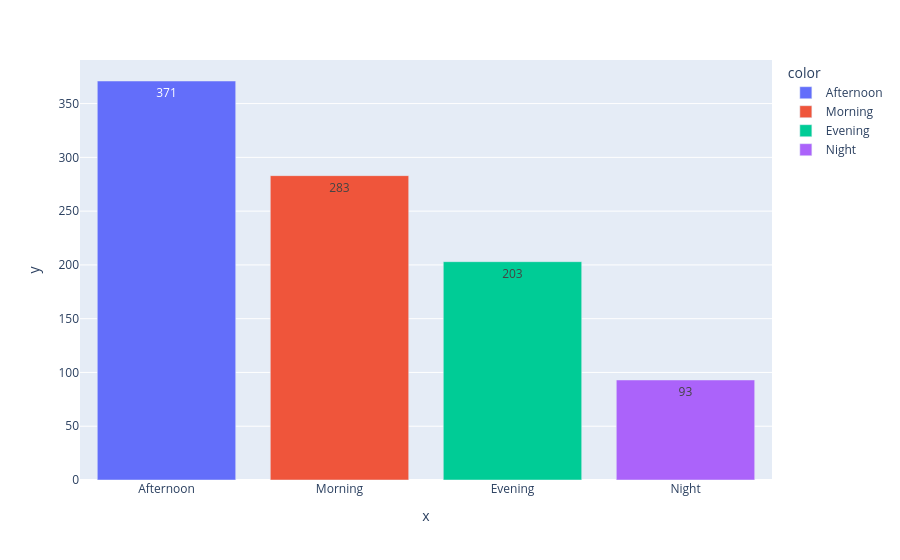
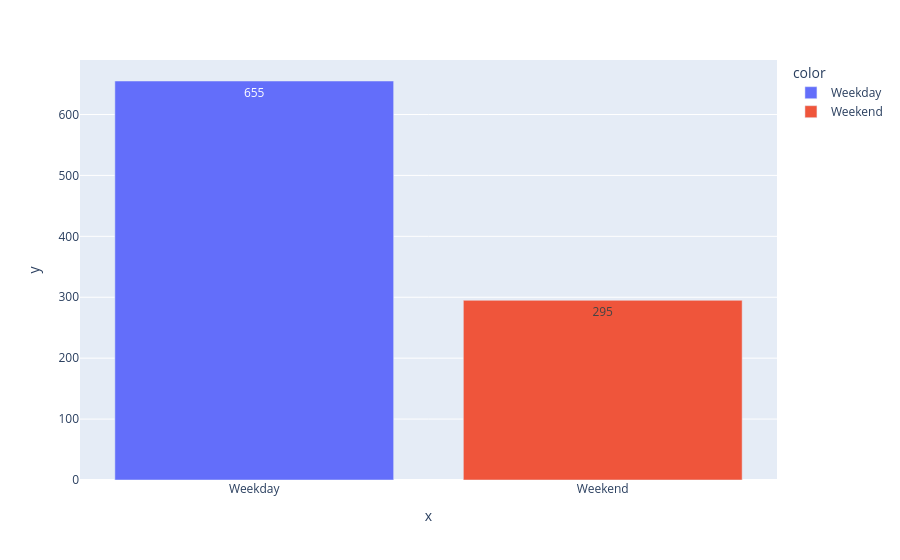
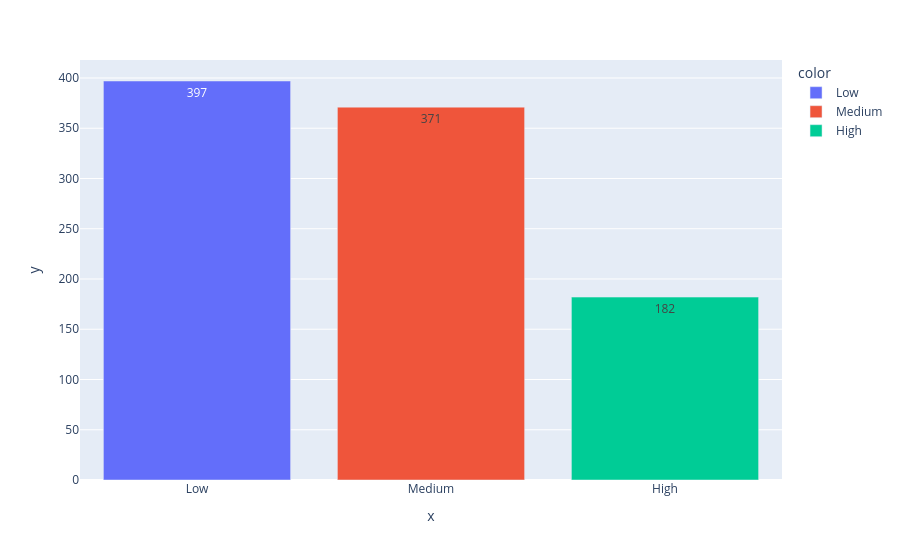
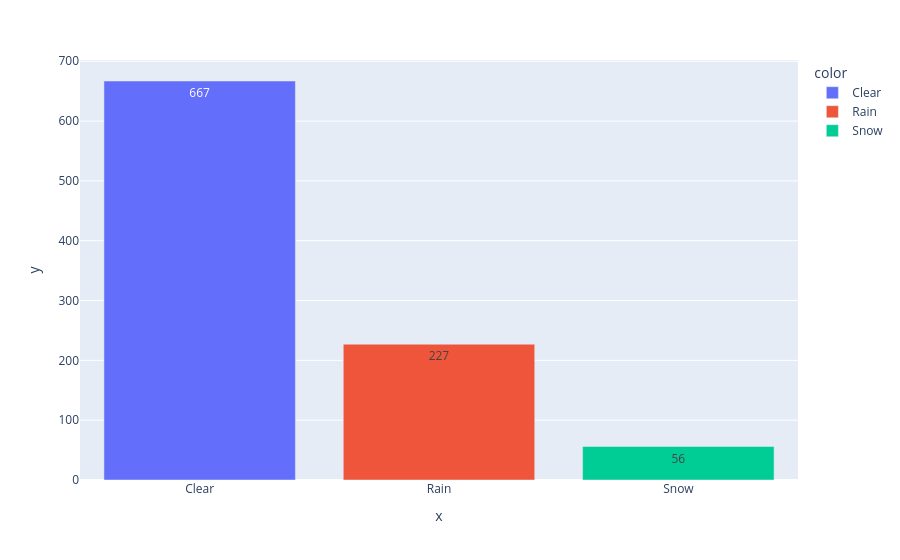

Notebook source saved alongside these figures, in order:
### Code cell
# Appliquer la fonction countplot_func
for col in cat_data:
    countplot_func(col)

### Figure 1 — Plotly figure (JSON) as saved in the notebook; plotly's stock layout.template omitted (floating-point values rounded to 4 significant figures)
{"data": [{"hovertemplate": "color=Afternoon<br>x=%{x}<br>y=%{y}<extra></extra>", "legendgroup": "Afternoon", "marker": {"color": "#636efa", "pattern": {"shape": ""}}, "name": "Afternoon", "orientation": "v", "showlegend": true, "textposition": "auto", "texttemplate": "%{y}", "type": "bar", "x": ["Afternoon"], "xaxis": "x", "y": [371], "yaxis": "y"}, {"hovertemplate": "color=Morning<br>x=%{x}<br>y=%{y}<extra></extra>", "legendgroup": "Morning", "marker": {"color": "#EF553B", "pattern": {"shape": ""}}, "name": "Morning", "orientation": "v", "showlegend": true, "textposition": "auto", "texttemplate": "%{y}", "type": "bar", "x": ["Morning"], "xaxis": "x", "y": [283], "yaxis": "y"}, {"hovertemplate": "color=Evening<br>x=%{x}<br>y=%{y}<extra></extra>", "legendgroup": "Evening", "marker": {"color": "#00cc96", "pattern": {"shape": ""}}, "name": "Evening", "orientation": "v", "showlegend": true, "textposition": "auto", "texttemplate": "%{y}", "type": "bar", "x": ["Evening"], "xaxis": "x", "y": [203], "yaxis": "y"}, {"hovertemplate": "color=Night<br>x=%{x}<br>y=%{y}<extra></extra>", "legendgroup": "Night", "marker": {"color": "#ab63fa", "pattern": {"shape": ""}}, "name": "Night", "orientation": "v", "showlegend": true, "textposition": "auto", "texttemplate": "%{y}", "type": "bar", "x": ["Night"], "xaxis": "x", "y": [93], "yaxis": "y"}], "layout": {"barmode": "relative", "legend": {"title": {"text": "color"}, "tracegroupgap": 0}, "margin": {"t": 60}, "xaxis": {"anchor": "y", "domain": [0, 1], "title": {"text": "x"}}, "yaxis": {"anchor": "x", "domain": [0, 1], "title": {"text": "y"}}}}

### Figure 2 — Plotly figure (JSON) as saved in the notebook; plotly's stock layout.template omitted (floating-point values rounded to 4 significant figures)
{"data": [{"hovertemplate": "color=Weekday<br>x=%{x}<br>y=%{y}<extra></extra>", "legendgroup": "Weekday", "marker": {"color": "#636efa", "pattern": {"shape": ""}}, "name": "Weekday", "orientation": "v", "showlegend": true, "textposition": "auto", "texttemplate": "%{y}", "type": "bar", "x": ["Weekday"], "xaxis": "x", "y": [655], "yaxis": "y"}, {"hovertemplate": "color=Weekend<br>x=%{x}<br>y=%{y}<extra></extra>", "legendgroup": "Weekend", "marker": {"color": "#EF553B", "pattern": {"shape": ""}}, "name": "Weekend", "orientation": "v", "showlegend": true, "textposition": "auto", "texttemplate": "%{y}", "type": "bar", "x": ["Weekend"], "xaxis": "x", "y": [295], "yaxis": "y"}], "layout": {"barmode": "relative", "legend": {"title": {"text": "color"}, "tracegroupgap": 0}, "margin": {"t": 60}, "xaxis": {"anchor": "y", "domain": [0, 1], "title": {"text": "x"}}, "yaxis": {"anchor": "x", "domain": [0, 1], "title": {"text": "y"}}}}

### Figure 3 — Plotly figure (JSON) as saved in the notebook; plotly's stock layout.template omitted (floating-point values rounded to 4 significant figures)
{"data": [{"hovertemplate": "color=Low<br>x=%{x}<br>y=%{y}<extra></extra>", "legendgroup": "Low", "marker": {"color": "#636efa", "pattern": {"shape": ""}}, "name": "Low", "orientation": "v", "showlegend": true, "textposition": "auto", "texttemplate": "%{y}", "type": "bar", "x": ["Low"], "xaxis": "x", "y": [397], "yaxis": "y"}, {"hovertemplate": "color=Medium<br>x=%{x}<br>y=%{y}<extra></extra>", "legendgroup": "Medium", "marker": {"color": "#EF553B", "pattern": {"shape": ""}}, "name": "Medium", "orientation": "v", "showlegend": true, "textposition": "auto", "texttemplate": "%{y}", "type": "bar", "x": ["Medium"], "xaxis": "x", "y": [371], "yaxis": "y"}, {"hovertemplate": "color=High<br>x=%{x}<br>y=%{y}<extra></extra>", "legendgroup": "High", "marker": {"color": "#00cc96", "pattern": {"shape": ""}}, "name": "High", "orientation": "v", "showlegend": true, "textposition": "auto", "texttemplate": "%{y}", "type": "bar", "x": ["High"], "xaxis": "x", "y": [182], "yaxis": "y"}], "layout": {"barmode": "relative", "legend": {"title": {"text": "color"}, "tracegroupgap": 0}, "margin": {"t": 60}, "xaxis": {"anchor": "y", "domain": [0, 1], "title": {"text": "x"}}, "yaxis": {"anchor": "x", "domain": [0, 1], "title": {"text": "y"}}}}

### Figure 4 — Plotly figure (JSON) as saved in the notebook; plotly's stock layout.template omitted (floating-point values rounded to 4 significant figures)
{"data": [{"hovertemplate": "color=Clear<br>x=%{x}<br>y=%{y}<extra></extra>", "legendgroup": "Clear", "marker": {"color": "#636efa", "pattern": {"shape": ""}}, "name": "Clear", "orientation": "v", "showlegend": true, "textposition": "auto", "texttemplate": "%{y}", "type": "bar", "x": ["Clear"], "xaxis": "x", "y": [667], "yaxis": "y"}, {"hovertemplate": "color=Rain<br>x=%{x}<br>y=%{y}<extra></extra>", "legendgroup": "Rain", "marker": {"color": "#EF553B", "pattern": {"shape": ""}}, "name": "Rain", "orientation": "v", "showlegend": true, "textposition": "auto", "texttemplate": "%{y}", "type": "bar", "x": ["Rain"], "xaxis": "x", "y": [227], "yaxis": "y"}, {"hovertemplate": "color=Snow<br>x=%{x}<br>y=%{y}<extra></extra>", "legendgroup": "Snow", "marker": {"color": "#00cc96", "pattern": {"shape": ""}}, "name": "Snow", "orientation": "v", "showlegend": true, "textposition": "auto", "texttemplate": "%{y}", "type": "bar", "x": ["Snow"], "xaxis": "x", "y": [56], "yaxis": "y"}], "layout": {"barmode": "relative", "legend": {"title": {"text": "color"}, "tracegroupgap": 0}, "margin": {"t": 60}, "xaxis": {"anchor": "y", "domain": [0, 1], "title": {"text": "x"}}, "yaxis": {"anchor": "x", "domain": [0, 1], "title": {"text": "y"}}}}
